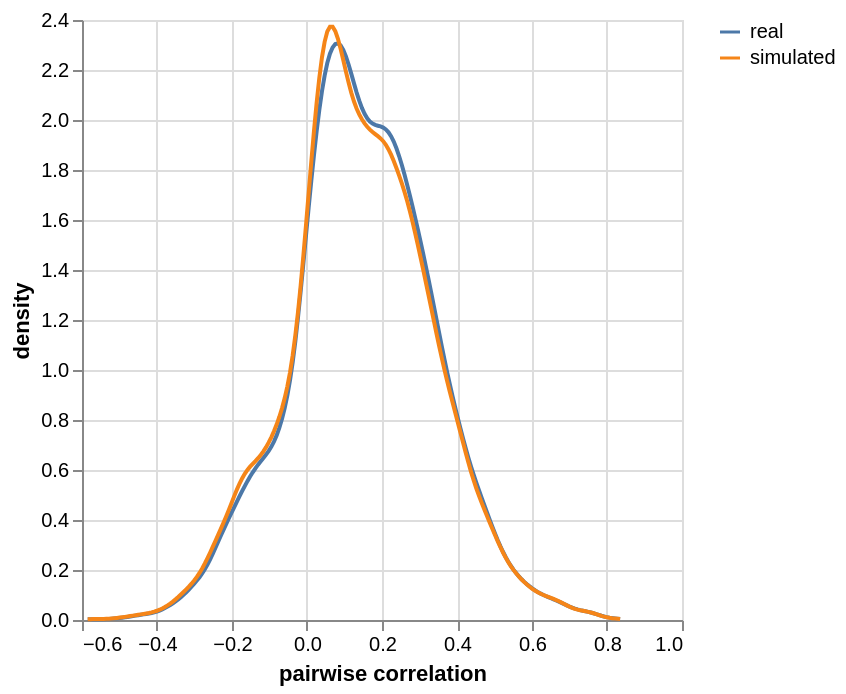

Write notebook code for a chart like this one.
### Markdown cell above
Finally, we compare the gene-gene correlations. This evaluates the quality of the copula.

### Code cell
top = np.argsort(-np.var(adata.X, axis=0))[:200]
upper = np.triu_indices(len(top), k=1)

corr = pd.DataFrame({
    name: np.corrcoef(np.log1p(X[:, top]), rowvar=False)[upper]
    for name, X in [("real", adata.X), ("simulated", conditional.X)]
})

(alt.Chart(corr.melt(var_name="dataset", value_name="correlation"))
    .transform_density("correlation", groupby=["dataset"],
                       as_=["correlation", "density"])
    .mark_line()
    .encode(
        x=alt.X("correlation:Q", title="pairwise correlation"),
        y=alt.Y("density:Q", stack=None),
        color=alt.Color("dataset:N", title=None),
))

### Figure 1 — Vega-Lite specification as saved in the notebook (floating-point values rounded to 4 significant figures; data arrays with more than 128 entries replaced by an {"elided": "..."} marker saying what was removed)
{"config": {"view": {"continuousWidth": 300, "continuousHeight": 300}}, "data": {"name": "data-5d1bf9d82e151d065381aace1c2e60f3"}, "mark": {"type": "line"}, "encoding": {"color": {"field": "dataset", "title": null, "type": "nominal"}, "x": {"field": "correlation", "title": "pairwise correlation", "type": "quantitative"}, "y": {"field": "density", "stack": null, "type": "quantitative"}}, "transform": [{"density": "correlation", "groupby": ["dataset"], "as": ["correlation", "density"]}], "$schema": "https://vega.github.io/schema/vega-lite/v6.1.0.json", "datasets": {"data-5d1bf9d82e151d065381aace1c2e60f3": {"elided": "39800 records"}}}
